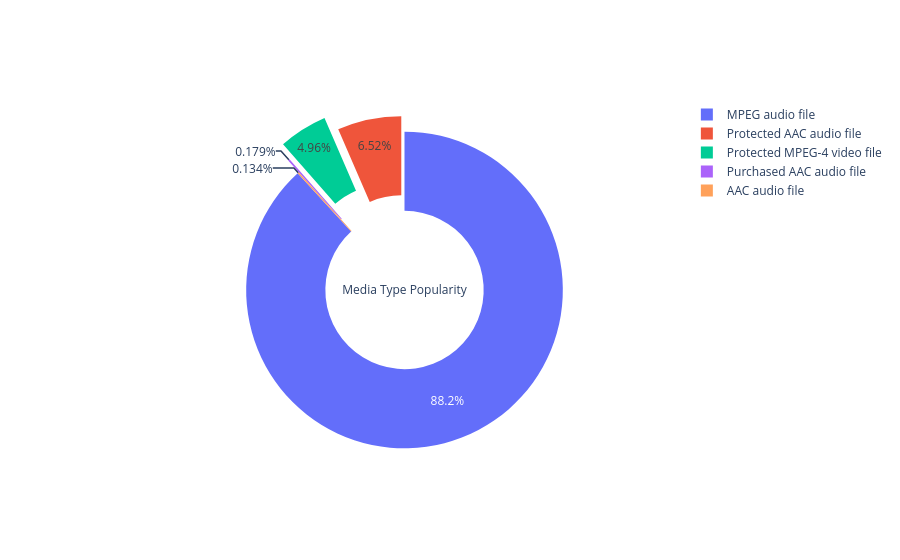

This figure's notebook cell:
### Code cell
fig = go.Figure(
    go.Pie(
        labels=media_counts['Media_Type'],
        values=media_counts['count'],
        hole=0.5,
        title="Media Type Popularity",
        pull=[0.0, 0.1, 0.2, 0.1]  
    )
)
fig.show()

### Figure 1 — Plotly figure (JSON) as saved in the notebook; plotly's stock layout.template omitted (floating-point values rounded to 4 significant figures)
{"data": [{"hole": 0.5, "labels": ["MPEG audio file", "Protected AAC audio file", "Protected MPEG-4 video file", "Purchased AAC audio file", "AAC audio file"], "pull": [0, 0.1, 0.2, 0.1], "title": {"text": "Media Type Popularity"}, "type": "pie", "values": [1976, 146, 111, 4, 3]}], "layout": {"autosize": true}}
